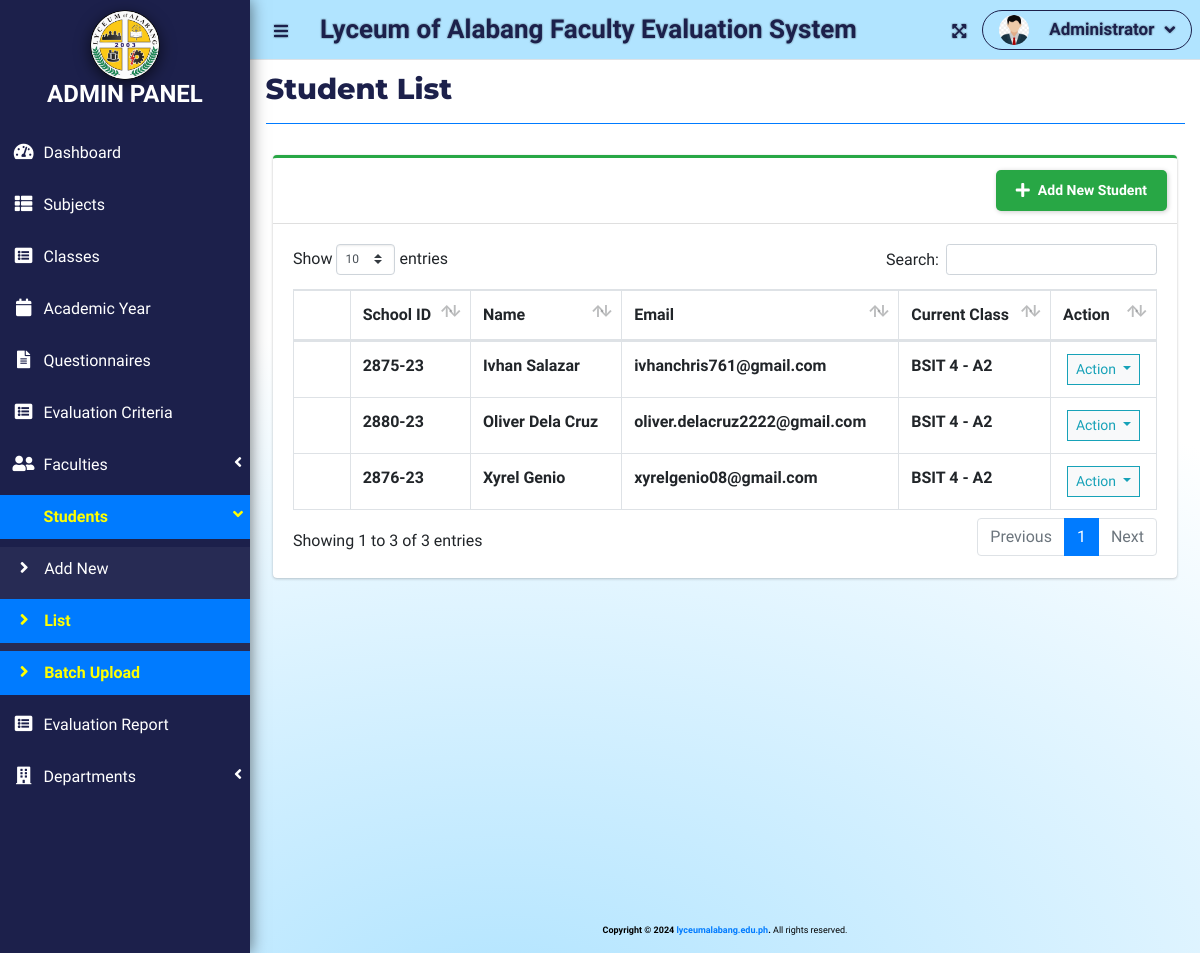
/index.php?page=student_list (signed in), run on an earlier commit of the app's database.
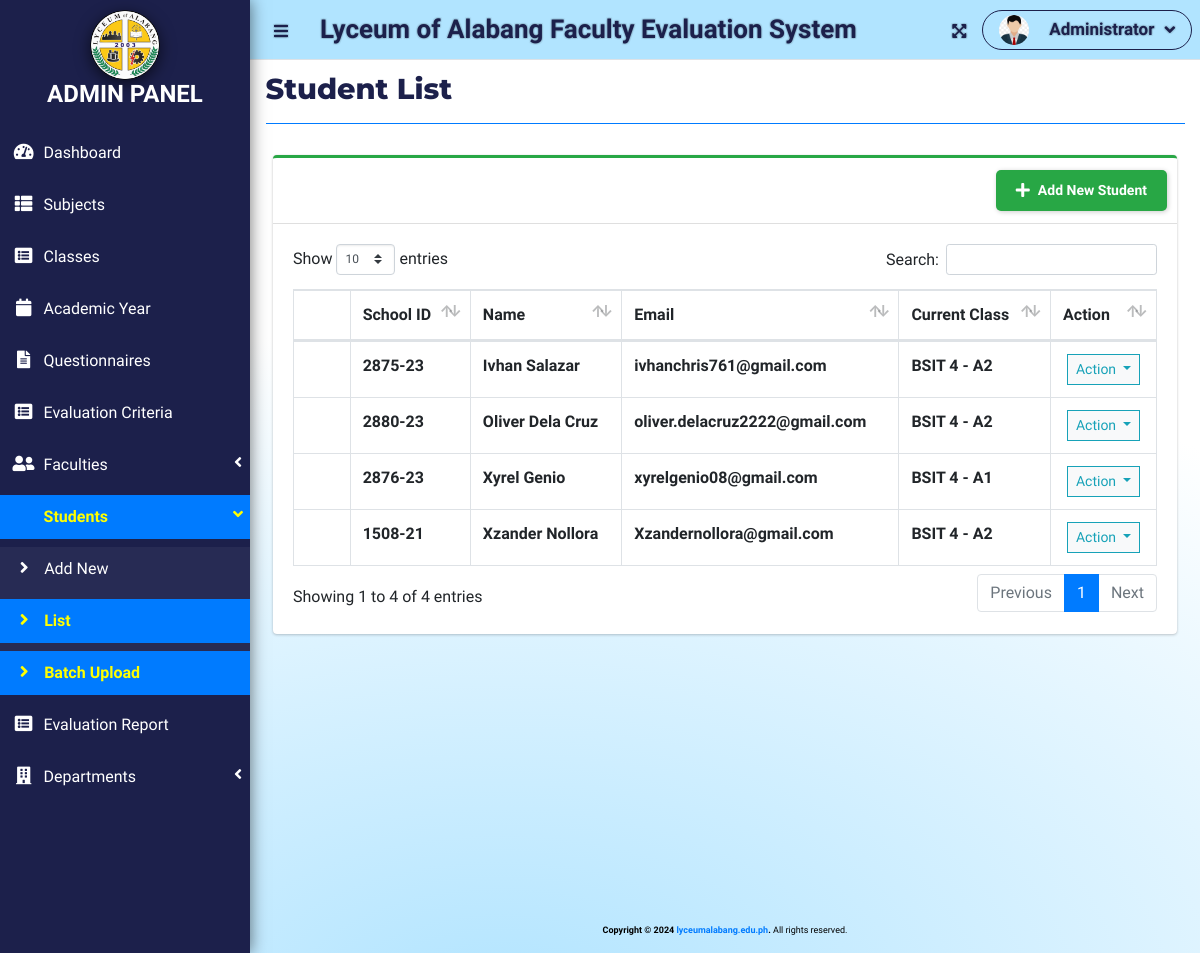
And on a later commit of the database.
### tables this page shows
CREATE TABLE `student_list` (
  `id` int(30) NOT NULL,
  `school_id` varchar(100) NOT NULL,
  `firstname` varchar(200) NOT NULL,
  `lastname` varchar(200) NOT NULL,
  `email` varchar(200) NOT NULL,
  `password` text NOT NULL,
  `class_id` int(30) NOT NULL,
  `avatar` text NOT NULL DEFAULT 'no-image-available.png',
  `date_created` datetime NOT NULL DEFAULT current_timestamp()
);

### admin/student_list.php (the view, shortened to what this page needs)
<?php include'db_connect.php' ?>
<div class="col-lg-12">
	<div class="card card-outline card-success">
		<div class="card-header">
			<div class="card-tools">
			<a class="btn new_academic" href="./index.php?page=new_student">
  <i class="fa fa-plus"></i>
  <span class="text">Add New Student</span>
</a>
			</div>
		</div>
		<div class="card-body">
			<table class="table tabe-hover table-bordered" id="list">
				<thead>
					<tr>
						<th class="text-center">#</th>
						<th>School ID</th>
						<th>Name</th>
						<th>Email</th>
						<th>Current Class</th>
						<th>Action</th>
					</tr>
				</thead>
				<tbody>
					<?php
					$i = 1;
					$class= array();
					$classes = $conn->query("SELECT id,concat(curriculum,' ',level,' - ',section) as `class` FROM class_list");
					while($row=$classes->fetch_assoc()){
						$class[$row['id']] = $row['class'];
					}
					$qry = $conn->query("SELECT *,concat(firstname,' ',lastname) as name FROM student_list order by concat(firstname,' ',lastname) asc");
					while($row= $qry->fetch_assoc()):
					?>
					<tr>
						<th class="text-center"><?php echo $i++ ?></th>
						<td><b><?php echo $row['school_id'] ?></b></td>
						<td><b><?php echo ucwords($row['name']) ?></b></td>
						<td><b><?php echo $row['email'] ?></b></td>
						<td><b><?php echo isset($class[$row['class_id']]) ? $class[$row['class_id']] : "N/A" ?></b></td>
						<td class="text-center">
							<button type="button" class="btn btn-default btn-sm btn-flat border-info wave-effect text-info dropdown-toggle" data-toggle="dropdown" aria-expanded="true">
		                      Action
		                    </button>
						</td>
					</tr>
				<?php endwhile; ?>
				</tbody>
			</table>
		</div>
	</div>
</div>

What changed in the data, as far as the page shows it:
changed student_list "xyrelgenio08@gmail.com": class "BSIT 4 - A2" → "BSIT 4 - A1"
added student_list: school "1508-21", name "Xzander Nollora", email "Xzandernollora@gmail.com", class "BSIT 4 - A2"
Also different on the page:
text written by a page script: "Show entries Search: Showing 1 to 3 of 3 entries Previous 1 Next" → "Show entries Search: Showing 1 to 4 of 4 entries Previous 1 Next"
